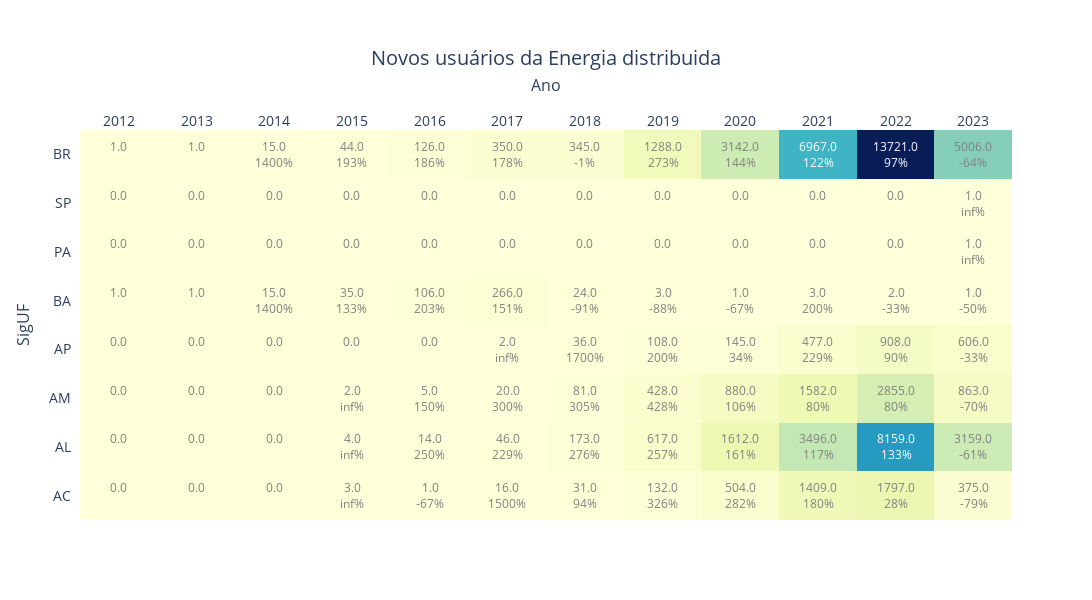

Notebook code for this chart:
### Markdown cell above
##### #_____________________GRÁFICOS DO app.py, MUITO CUIDADO!____________________#

### Code cell
df['Mes'] = pd.DatetimeIndex(df['DthAtualizaCadastralEmpreend']).month
df['Ano'] = pd.DatetimeIndex(df['DthAtualizaCadastralEmpreend']).year

counts = df_clean.groupby(['Ano', 'SigUF', 'DscClasseConsumo']).agg({'NumCPFCNPJ': 'nunique'}).reset_index()
tabela = counts.groupby(['Ano', 'SigUF'])['NumCPFCNPJ'].sum().reset_index()

matriz = tabela.pivot(index='SigUF', columns='Ano', values='NumCPFCNPJ')
matriz = matriz.fillna(0)
matriz.loc['BR'] = matriz.sum()

matriz_tx = matriz.pct_change(axis=1) * 100
matriz_tx = matriz_tx.applymap(lambda x: '{:.0f}%'.format(x) if not np.isnan(x) and x != 0 else ' ')
matriz_tx['med'] = ""
matriz_tx['Total'] = ""
matriz_tx['2023'] = ""





import plotly.graph_objs as go
import plotly.figure_factory as ff
import numpy as np

# Criando uma lista de strings com valores da matriz e matriz_tx
text = [[f"{matriz.iloc[i,j]:}<br>{matriz_tx.iloc[i,j]}" for j in range(len(matriz.columns))] for i in range(len(matriz.index))]
# Criação do heatmap principal
fig_2 = ff.create_annotated_heatmap(z=matriz.values,
                                  x=list(matriz.columns),
                                  y=list(matriz.index),
                                  annotation_text=text,
                                  font_colors=['gray', 'white'],
                                  colorscale='YlGnBu')
# Configurações de layout
fig_2.update_layout(
    width=1200,
    height=600,
    xaxis_title='Ano',
    xaxis_title_font_size=16,
    xaxis_tickfont_size=14,
    yaxis_title='SigUF',
    yaxis_title_font_size=16,
    yaxis_tickfont_size=14,
    title='Novos usuários da Energia distribuida',
    title_font_size=20,
    title_x=.5,
    margin=dict(t=130)
)    

fig_2.show()

### Figure 1 — Plotly figure (JSON) as saved in the notebook; plotly's stock layout.template omitted (floating-point values rounded to 4 significant figures)
{"data": [{"colorscale": [[0, "rgb(255,255,217)"], [0.125, "rgb(237,248,177)"], [0.25, "rgb(199,233,180)"], [0.375, "rgb(127,205,187)"], [0.5, "rgb(65,182,196)"], [0.625, "rgb(29,145,192)"], [0.75, "rgb(34,94,168)"], [0.875, "rgb(37,52,148)"], [1, "rgb(8,29,88)"]], "reversescale": false, "showscale": false, "type": "heatmap", "x": [2012, 2013, 2014, 2015, 2016, 2017, 2018, 2019, 2020, 2021, 2022, 2023], "y": ["AC", "AL", "AM", "AP", "BA", "PA", "SP", "BR"], "z": [[0, 0, 0, 3, 1, 16, 31, 132, 504, 1409, 1797, 375], [0, 0, 0, 4, 14, 46, 173, 617, 1612, 3496, 8159, 3159], [0, 0, 0, 2, 5, 20, 81, 428, 880, 1582, 2855, 863], [0, 0, 0, 0, 0, 2, 36, 108, 145, 477, 908, 606], [1, 1, 15, 35, 106, 266, 24, 3, 1, 3, 2, 1], [0, 0, 0, 0, 0, 0, 0, 0, 0, 0, 0, 1], [0, 0, 0, 0, 0, 0, 0, 0, 0, 0, 0, 1], [1, 1, 15, 44, 126, 350, 345, 1288, 3142, 6967, 13721, 5006]]}], "layout": {"annotations": [{"font": {"color": "gray"}, "showarrow": false, "text": "0.0<br> ", "x": 2012, "xref": "x", "y": "AC", "yref": "y"}, {"font": {"color": "gray"}, "showarrow": false, "text": "0.0<br> ", "x": 2013, "xref": "x", "y": "AC", "yref": "y"}, {"font": {"color": "gray"}, "showarrow": false, "text": "0.0<br> ", "x": 2014, "xref": "x", "y": "AC", "yref": "y"}, {"font": {"color": "gray"}, "showarrow": false, "text": "3.0<br>inf%", "x": 2015, "xref": "x", "y": "AC", "yref": "y"}, {"font": {"color": "gray"}, "showarrow": false, "text": "1.0<br>-67%", "x": 2016, "xref": "x", "y": "AC", "yref": "y"}, {"font": {"color": "gray"}, "showarrow": false, "text": "16.0<br>1500%", "x": 2017, "xref": "x", "y": "AC", "yref": "y"}, {"font": {"color": "gray"}, "showarrow": false, "text": "31.0<br>94%", "x": 2018, "xref": "x", "y": "AC", "yref": "y"}, {"font": {"color": "gray"}, "showarrow": false, "text": "132.0<br>326%", "x": 2019, "xref": "x", "y": "AC", "yref": "y"}, {"font": {"color": "gray"}, "showarrow": false, "text": "504.0<br>282%", "x": 2020, "xref": "x", "y": "AC", "yref": "y"}, {"font": {"color": "gray"}, "showarrow": false, "text": "1409.0<br>180%", "x": 2021, "xref": "x", "y": "AC", "yref": "y"}, {"font": {"color": "gray"}, "showarrow": false, "text": "1797.0<br>28%", "x": 2022, "xref": "x", "y": "AC", "yref": "y"}, {"font": {"color": "gray"}, "showarrow": false, "text": "375.0<br>-79%", "x": 2023, "xref": "x", "y": "AC", "yref": "y"}, {"font": {"color": "gray"}, "showarrow": false, "text": "0.0<br> ", "x": 2012, "xref": "x", "y": "AL", "yref": "y"}, {"font": {"color": "gray"}, "showarrow": false, "text": "0.0<br> ", "x": 2013, "xref": "x", "y": "AL", "yref": "y"}, {"font": {"color": "gray"}, "showarrow": false, "text": "0.0<br> ", "x": 2014, "xref": "x", "y": "AL", "yref": "y"}, {"font": {"color": "gray"}, "showarrow": false, "text": "4.0<br>inf%", "x": 2015, "xref": "x", "y": "AL", "yref": "y"}, {"font": {"color": "gray"}, "showarrow": false, "text": "14.0<br>250%", "x": 2016, "xref": "x", "y": "AL", "yref": "y"}, {"font": {"color": "gray"}, "showarrow": false, "text": "46.0<br>229%", "x": 2017, "xref": "x", "y": "AL", "yref": "y"}, {"font": {"color": "gray"}, "showarrow": false, "text": "173.0<br>276%", "x": 2018, "xref": "x", "y": "AL", "yref": "y"}, {"font": {"color": "gray"}, "showarrow": false, "text": "617.0<br>257%", "x": 2019, "xref": "x", "y": "AL", "yref": "y"}, {"font": {"color": "gray"}, "showarrow": false, "text": "1612.0<br>161%", "x": 2020, "xref": "x", "y": "AL", "yref": "y"}, {"font": {"color": "gray"}, "showarrow": false, "text": "3496.0<br>117%", "x": 2021, "xref": "x", "y": "AL", "yref": "y"}, {"font": {"color": "white"}, "showarrow": false, "text": "8159.0<br>133%", "x": 2022, "xref": "x", "y": "AL", "yref": "y"}, {"font": {"color": "gray"}, "showarrow": false, "text": "3159.0<br>-61%", "x": 2023, "xref": "x", "y": "AL", "yref": "y"}, {"font": {"color": "gray"}, "showarrow": false, "text": "0.0<br> ", "x": 2012, "xref": "x", "y": "AM", "yref": "y"}, {"font": {"color": "gray"}, "showarrow": false, "text": "0.0<br> ", "x": 2013, "xref": "x", "y": "AM", "yref": "y"}, {"font": {"color": "gray"}, "showarrow": false, "text": "0.0<br> ", "x": 2014, "xref": "x", "y": "AM", "yref": "y"}, {"font": {"color": "gray"}, "showarrow": false, "text": "2.0<br>inf%", "x": 2015, "xref": "x", "y": "AM", "yref": "y"}, {"font": {"color": "gray"}, "showarrow": false, "text": "5.0<br>150%", "x": 2016, "xref": "x", "y": "AM", "yref": "y"}, {"font": {"color": "gray"}, "showarrow": false, "text": "20.0<br>300%", "x": 2017, "xref": "x", "y": "AM", "yref": "y"}, {"font": {"color": "gray"}, "showarrow": false, "text": "81.0<br>305%", "x": 2018, "xref": "x", "y": "AM", "yref": "y"}, {"font": {"color": "gray"}, "showarrow": false, "text": "428.0<br>428%", "x": 2019, "xref": "x", "y": "AM", "yref": "y"}, {"font": {"color": "gray"}, "showarrow": false, "text": "880.0<br>106%", "x": 2020, "xref": "x", "y": "AM", "yref": "y"}, {"font": {"color": "gray"}, "showarrow": false, "text": "1582.0<br>80%", "x": 2021, "xref": "x", "y": "AM", "yref": "y"}, {"font": {"color": "gray"}, "showarrow": false, "text": "2855.0<br>80%", "x": 2022, "xref": "x", "y": "AM", "yref": "y"}, {"font": {"color": "gray"}, "showarrow": false, "text": "863.0<br>-70%", "x": 2023, "xref": "x", "y": "AM", "yref": "y"}, {"font": {"color": "gray"}, "showarrow": false, "text": "0.0<br> ", "x": 2012, "xref": "x", "y": "AP", "yref": "y"}, {"font": {"color": "gray"}, "showarrow": false, "text": "0.0<br> ", "x": 2013, "xref": "x", "y": "AP", "yref": "y"}, {"font": {"color": "gray"}, "showarrow": false, "text": "0.0<br> ", "x": 2014, "xref": "x", "y": "AP", "yref": "y"}, {"font": {"color": "gray"}, "showarrow": false, "text": "0.0<br> ", "x": 2015, "xref": "x", "y": "AP", "yref": "y"}, {"font": {"color": "gray"}, "showarrow": false, "text": "0.0<br> ", "x": 2016, "xref": "x", "y": "AP", "yref": "y"}, {"font": {"color": "gray"}, "showarrow": false, "text": "2.0<br>inf%", "x": 2017, "xref": "x", "y": "AP", "yref": "y"}, {"font": {"color": "gray"}, "showarrow": false, "text": "36.0<br>1700%", "x": 2018, "xref": "x", "y": "AP", "yref": "y"}, {"font": {"color": "gray"}, "showarrow": false, "text": "108.0<br>200%", "x": 2019, "xref": "x", "y": "AP", "yref": "y"}, {"font": {"color": "gray"}, "showarrow": false, "text": "145.0<br>34%", "x": 2020, "xref": "x", "y": "AP", "yref": "y"}, {"font": {"color": "gray"}, "showarrow": false, "text": "477.0<br>229%", "x": 2021, "xref": "x", "y": "AP", "yref": "y"}, {"font": {"color": "gray"}, "showarrow": false, "text": "908.0<br>90%", "x": 2022, "xref": "x", "y": "AP", "yref": "y"}, {"font": {"color": "gray"}, "showarrow": false, "text": "606.0<br>-33%", "x": 2023, "xref": "x", "y": "AP", "yref": "y"}, {"font": {"color": "gray"}, "showarrow": false, "text": "1.0<br> ", "x": 2012, "xref": "x", "y": "BA", "yref": "y"}, {"font": {"color": "gray"}, "showarrow": false, "text": "1.0<br> ", "x": 2013, "xref": "x", "y": "BA", "yref": "y"}, {"font": {"color": "gray"}, "showarrow": false, "text": "15.0<br>1400%", "x": 2014, "xref": "x", "y": "BA", "yref": "y"}, {"font": {"color": "gray"}, "showarrow": false, "text": "35.0<br>133%", "x": 2015, "xref": "x", "y": "BA", "yref": "y"}, {"font": {"color": "gray"}, "showarrow": false, "text": "106.0<br>203%", "x": 2016, "xref": "x", "y": "BA", "yref": "y"}, {"font": {"color": "gray"}, "showarrow": false, "text": "266.0<br>151%", "x": 2017, "xref": "x", "y": "BA", "yref": "y"}, {"font": {"color": "gray"}, "showarrow": false, "text": "24.0<br>-91%", "x": 2018, "xref": "x", "y": "BA", "yref": "y"}, {"font": {"color": "gray"}, "showarrow": false, "text": "3.0<br>-88%", "x": 2019, "xref": "x", "y": "BA", "yref": "y"}, {"font": {"color": "gray"}, "showarrow": false, "text": "1.0<br>-67%", "x": 2020, "xref": "x", "y": "BA", "yref": "y"}, {"font": {"color": "gray"}, "showarrow": false, "text": "3.0<br>200%", "x": 2021, "xref": "x", "y": "BA", "yref": "y"}, {"font": {"color": "gray"}, "showarrow": false, "text": "2.0<br>-33%", "x": 2022, "xref": "x", "y": "BA", "yref": "y"}, {"font": {"color": "gray"}, "showarrow": false, "text": "1.0<br>-50%", "x": 2023, "xref": "x", "y": "BA", "yref": "y"}, {"font": {"color": "gray"}, "showarrow": false, "text": "0.0<br> ", "x": 2012, "xref": "x", "y": "PA", "yref": "y"}, {"font": {"color": "gray"}, "showarrow": false, "text": "0.0<br> ", "x": 2013, "xref": "x", "y": "PA", "yref": "y"}, {"font": {"color": "gray"}, "showarrow": false, "text": "0.0<br> ", "x": 2014, "xref": "x", "y": "PA", "yref": "y"}, {"font": {"color": "gray"}, "showarrow": false, "text": "0.0<br> ", "x": 2015, "xref": "x", "y": "PA", "yref": "y"}, {"font": {"color": "gray"}, "showarrow": false, "text": "0.0<br> ", "x": 2016, "xref": "x", "y": "PA", "yref": "y"}, {"font": {"color": "gray"}, "showarrow": false, "text": "0.0<br> ", "x": 2017, "xref": "x", "y": "PA", "yref": "y"}, {"font": {"color": "gray"}, "showarrow": false, "text": "0.0<br> ", "x": 2018, "xref": "x", "y": "PA", "yref": "y"}, {"font": {"color": "gray"}, "showarrow": false, "text": "0.0<br> ", "x": 2019, "xref": "x", "y": "PA", "yref": "y"}, {"font": {"color": "gray"}, "showarrow": false, "text": "0.0<br> ", "x": 2020, "xref": "x", "y": "PA", "yref": "y"}, {"font": {"color": "gray"}, "showarrow": false, "text": "0.0<br> ", "x": 2021, "xref": "x", "y": "PA", "yref": "y"}, {"font": {"color": "gray"}, "showarrow": false, "text": "0.0<br> ", "x": 2022, "xref": "x", "y": "PA", "yref": "y"}, {"font": {"color": "gray"}, "showarrow": false, "text": "1.0<br>inf%", "x": 2023, "xref": "x", "y": "PA", "yref": "y"}, {"font": {"color": "gray"}, "showarrow": false, "text": "0.0<br> ", "x": 2012, "xref": "x", "y": "SP", "yref": "y"}, {"font": {"color": "gray"}, "showarrow": false, "text": "0.0<br> ", "x": 2013, "xref": "x", "y": "SP", "yref": "y"}, {"font": {"color": "gray"}, "showarrow": false, "text": "0.0<br> ", "x": 2014, "xref": "x", "y": "SP", "yref": "y"}, {"font": {"color": "gray"}, "showarrow": false, "text": "0.0<br> ", "x": 2015, "xref": "x", "y": "SP", "yref": "y"}, {"font": {"color": "gray"}, "showarrow": false, "text": "0.0<br> ", "x": 2016, "xref": "x", "y": "SP", "yref": "y"}, {"font": {"color": "gray"}, "showarrow": false, "text": "0.0<br> ", "x": 2017, "xref": "x", "y": "SP", "yref": "y"}, {"font": {"color": "gray"}, "showarrow": false, "text": "0.0<br> ", "x": 2018, "xref": "x", "y": "SP", "yref": "y"}, {"font": {"color": "gray"}, "showarrow": false, "text": "0.0<br> ", "x": 2019, "xref": "x", "y": "SP", "yref": "y"}, {"font": {"color": "gray"}, "showarrow": false, "text": "0.0<br> ", "x": 2020, "xref": "x", "y": "SP", "yref": "y"}, {"font": {"color": "gray"}, "showarrow": false, "text": "0.0<br> ", "x": 2021, "xref": "x", "y": "SP", "yref": "y"}, {"font": {"color": "gray"}, "showarrow": false, "text": "0.0<br> ", "x": 2022, "xref": "x", "y": "SP", "yref": "y"}, {"font": {"color": "gray"}, "showarrow": false, "text": "1.0<br>inf%", "x": 2023, "xref": "x", "y": "SP", "yref": "y"}, {"font": {"color": "gray"}, "showarrow": false, "text": "1.0<br> ", "x": 2012, "xref": "x", "y": "BR", "yref": "y"}, {"font": {"color": "gray"}, "showarrow": false, "text": "1.0<br> ", "x": 2013, "xref": "x", "y": "BR", "yref": "y"}, {"font": {"color": "gray"}, "showarrow": false, "text": "15.0<br>1400%", "x": 2014, "xref": "x", "y": "BR", "yref": "y"}, {"font": {"color": "gray"}, "showarrow": false, "text": "44.0<br>193%", "x": 2015, "xref": "x", "y": "BR", "yref": "y"}, {"font": {"color": "gray"}, "showarrow": false, "text": "126.0<br>186%", "x": 2016, "xref": "x", "y": "BR", "yref": "y"}, {"font": {"color": "gray"}, "showarrow": false, "text": "350.0<br>178%", "x": 2017, "xref": "x", "y": "BR", "yref": "y"}, {"font": {"color": "gray"}, "showarrow": false, "text": "345.0<br>-1%", "x": 2018, "xref": "x", "y": "BR", "yref": "y"}, {"font": {"color": "gray"}, "showarrow": false, "text": "1288.0<br>273%", "x": 2019, "xref": "x", "y": "BR", "yref": "y"}, {"font": {"color": "gray"}, "showarrow": false, "text": "3142.0<br>144%", "x": 2020, "xref": "x", "y": "BR", "yref": "y"}, {"font": {"color": "white"}, "showarrow": false, "text": "6967.0<br>122%", "x": 2021, "xref": "x", "y": "BR", "yref": "y"}, {"font": {"color": "white"}, "showarrow": false, "text": "13721.0<br>97%", "x": 2022, "xref": "x", "y": "BR", "yref": "y"}, {"font": {"color": "gray"}, "showarrow": false, "text": "5006.0<br>-64%", "x": 2023, "xref": "x", "y": "BR", "yref": "y"}], "height": 600, "margin": {"t": 130}, "title": {"font": {"size": 20}, "text": "Novos usuários da Energia distribuida", "x": 0.5}, "width": 1200, "xaxis": {"dtick": 1, "gridcolor": "rgb(0, 0, 0)", "side": "top", "tickfont": {"size": 14}, "ticks": "", "title": {"font": {"size": 16}, "text": "Ano"}}, "yaxis": {"dtick": 1, "tickfont": {"size": 14}, "ticks": "", "ticksuffix": "  ", "title": {"font": {"size": 16}, "text": "SigUF"}}}}
